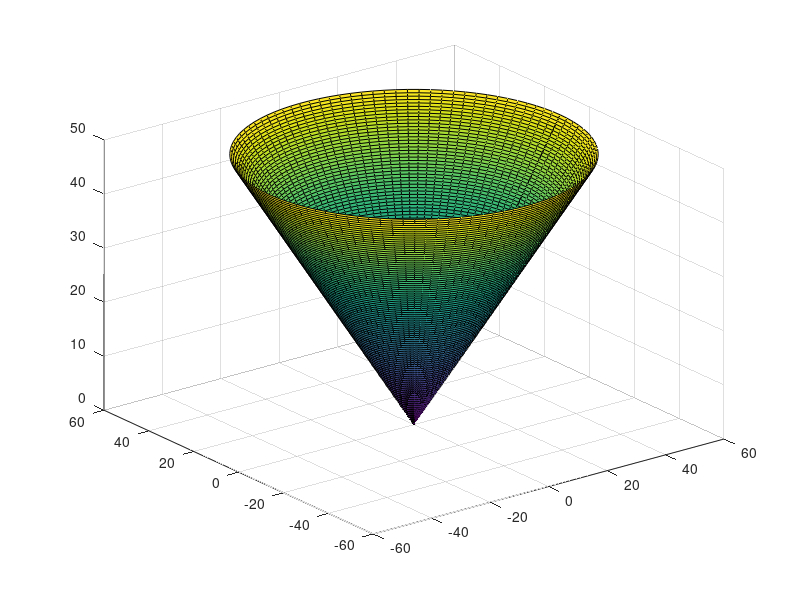

This chart was generated by the following MATLAB code:
r = linspace(0,50) ;
th = linspace(0,2*pi) ;
[R,T] = meshgrid(r,th) ;
X = R.*cos(T) ;
Y = R.*sin(T) ;
Z = R ;
surf(X,Y,Z)